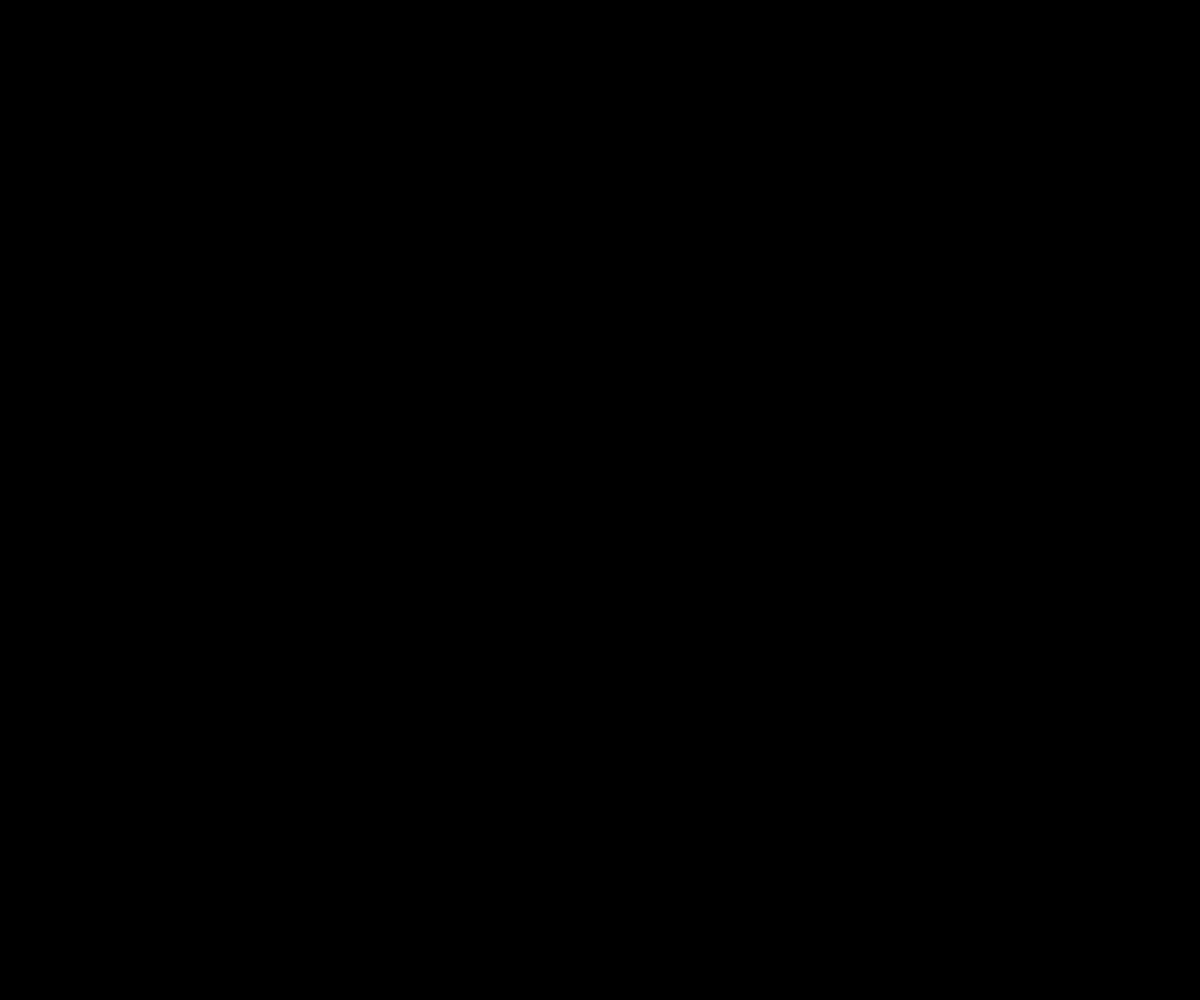
Frame 1 (no input)
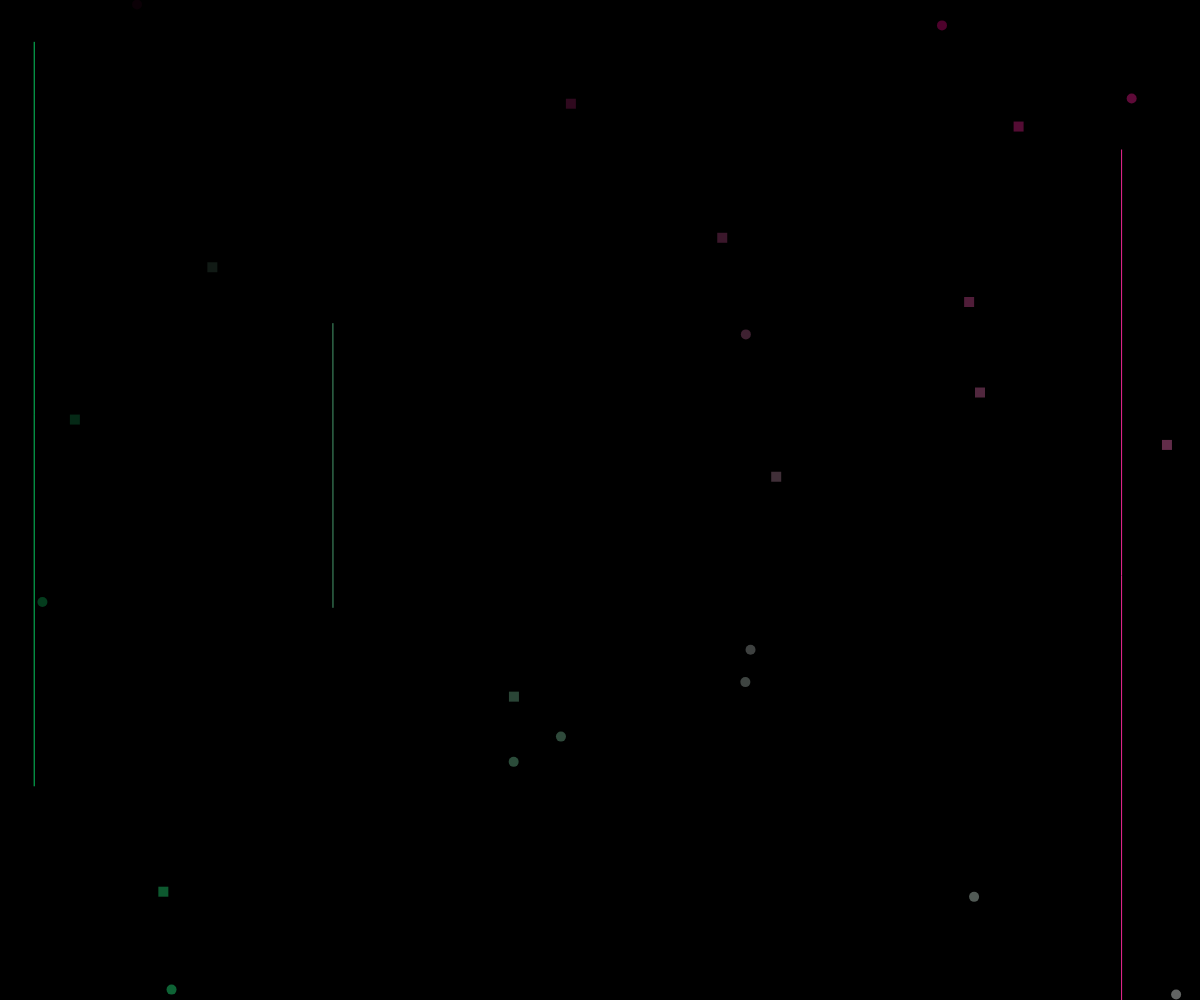
Frame 60 (no input)
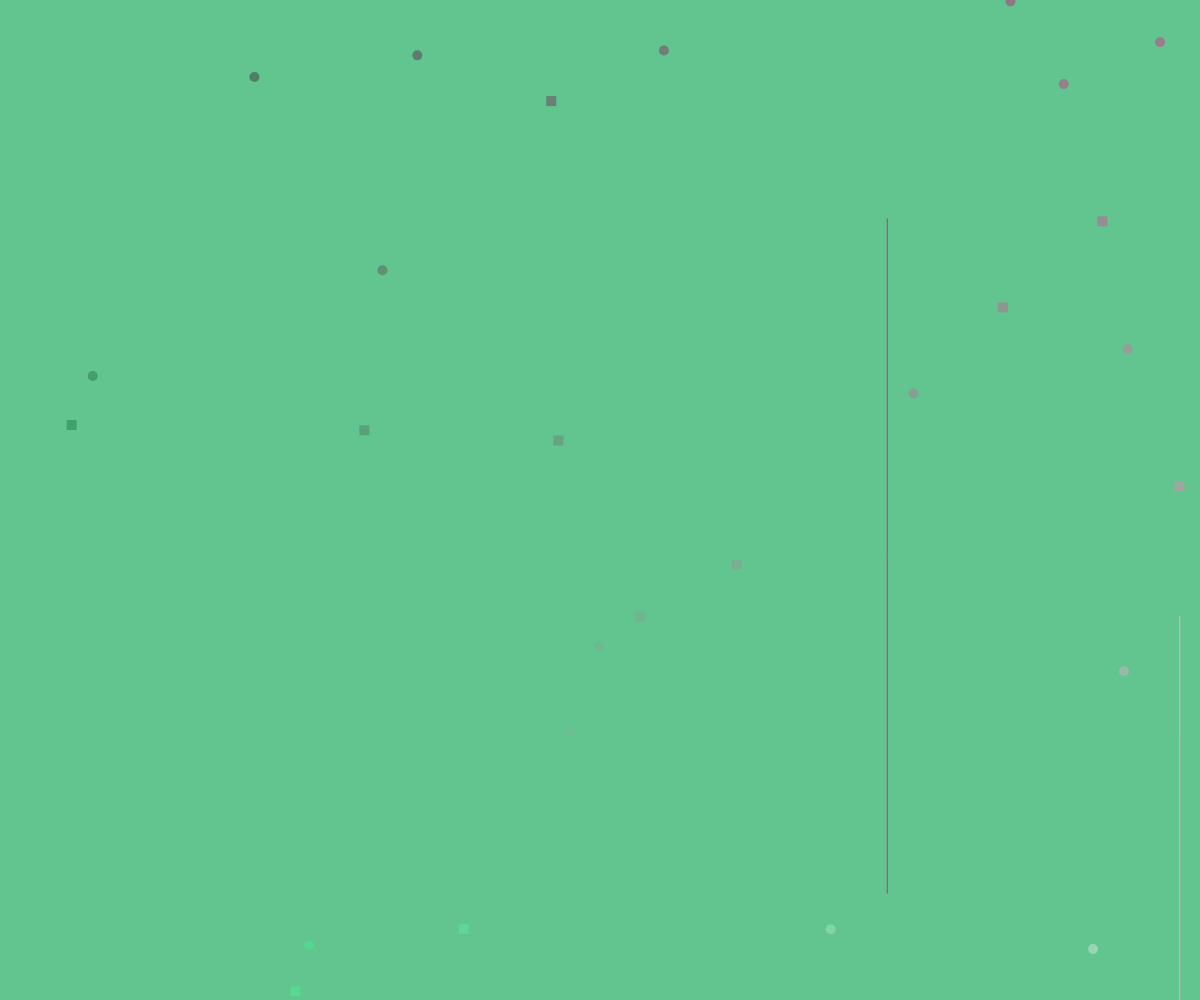
Frame 120 (the mouse pressed at the canvas centre since frame 60)

The p5.js sketch that drew these frames (run headless with seeded random() and noise() and a simulated clock; from frame 60 on, the mouse is pressed at the canvas centre):

// p5.js sketch
// ── sketch.js
var timer=
{
	val:0,
	type:true
};
var dot=
{
	x:100,
	y:100,
	diameter:10	,
	type:0,
	col:{
		r:10,
		g:10,
		b:10
	}
};

function setup() {
	createCanvas(windowWidth, windowHeight);
	background(0);
}

function draw()
{

	randomise();
	noStroke();
	fill(dot.col.r,dot.col.g,dot.col.b,100);

	if(dot.type<=1)
	{
	ellipse(dot.x,dot.y,dot.diameter,dot.diameter);
	}
	else if (dot.type<=2) {
		rect(dot.x,dot.y,dot.diameter,dot.diameter);
	}
	else if (dot.type<=3&&dot.type>=2.7) {
		stroke(dot.col.r,dot.col.g,dot.col.b);
		var newx=random(-dot.diameter/100,dot.diameter/100);
		var newy=random(-dot.diameter,dot.diameter);
		line(dot.x,dot.y,dot.x+newx,dot.x+newy);
	}
	else{
	}

}

function randomise()
{
	dot.type=random(0,5);
	dot.x=random(0,width);
	dot.y=random(0,height);
	dot.col.r=map(dot.x,0,width,0,255);
	dot.col.g=map(dot.y,0,height,0,255);
	dot.col.b=map(dot.x+dot.y,0,width+height,0,255);
}
function mousePressed(){
	background(dot.col.r,dot.col.g,dot.col.b);
}
